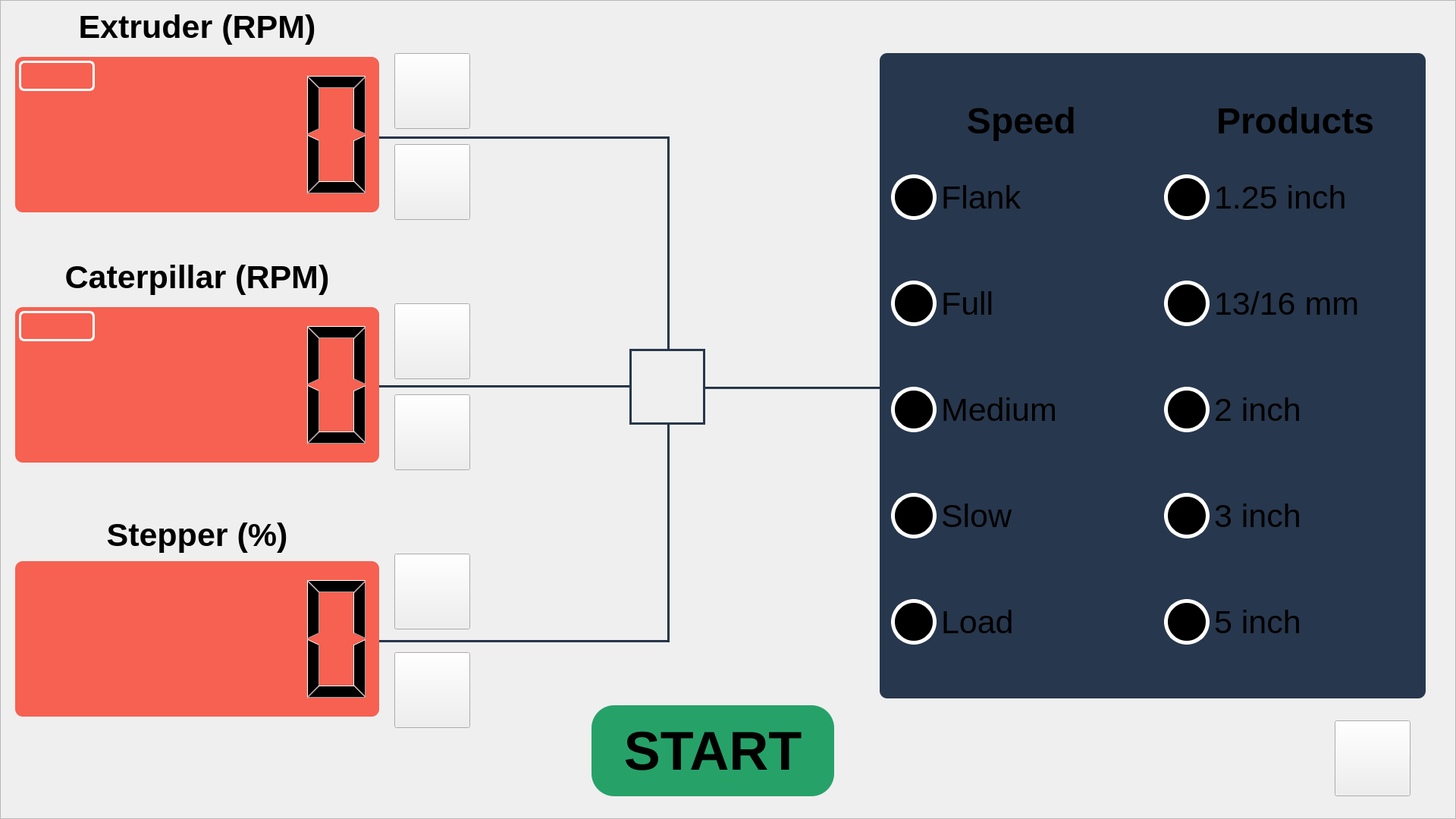
      <widget class="QWidget" name="runscreen">
       <property name="minimumSize">
        <size>
         <width>1920</width>
         <height>1080</height>
        </size>
       </property>
       <layout class="QHBoxLayout" name="horizontalLayout_7">
        <property name="leftMargin">
         <number>0</number>
        </property>
        <property name="topMargin">
         <number>0</number>
        </property>
        <property name="rightMargin">
         <number>0</number>
        </property>
        <property name="bottomMargin">
         <number>0</number>
        </property>
        <item>
         <widget class="QFrame" name="rs_main_frame">
          <property name="frameShape">
           <enum>QFrame::StyledPanel</enum>
          </property>
          <property name="frameShadow">
           <enum>QFrame::Raised</enum>
          </property>
          <property name="lineWidth">
           <number>1</number>
          </property>
          <widget class="QLCDNumber" name="extruder_lcd">
           <property name="geometry">
            <rect>
             <x>20</x>
             <y>75</y>
             <width>480</width>
             <height>205</height>
            </rect>
           </property>
           <property name="styleSheet">
            <string notr="true">background-color: rgb(246, 97, 81);
border-radius: 10px;</string>
           </property>
          </widget>
          <widget class="QPushButton" name="run_btn">
           <property name="geometry">
            <rect>
             <x>780</x>
             <y>930</y>
             <width>320</width>
             <height>120</height>
            </rect>
           </property>
           <property name="font">
            <font>
             <pointsize>54</pointsize>
             <weight>75</weight>
             <bold>true</bold>
            </font>
           </property>
           <property name="styleSheet">
            <string notr="true">background-color: rgb(38, 162, 105);
border-radius: 30px;</string>
           </property>
           <property name="text">
            <string>START</string>
           </property>
          </widget>
          <widget class="QLCDNumber" name="caterpillar_lcd">
           <property name="geometry">
            <rect>
             <x>20</x>
             <y>405</y>
             <width>480</width>
             <height>205</height>
            </rect>
           </property>
           <property name="styleSheet">
            <string notr="true">background-color: rgb(246, 97, 81);
border-radius: 10px;</string>
           </property>
          </widget>
          <widget class="QLCDNumber" name="stepper_lcd">
           <property name="geometry">
            <rect>
             <x>20</x>
             <y>740</y>
             <width>480</width>
             <height>205</height>
            </rect>
           </property>
           <property name="styleSheet">
            <string notr="true">background-color: rgb(246, 97, 81);
border-radius: 10px;</string>
           </property>
          </widget>
          <widget class="QLabel" name="label">
           <property name="geometry">
            <rect>
             <x>20</x>
             <y>0</y>
             <width>480</width>
             <height>70</height>
            </rect>
           </property>
           <property name="font">
            <font>
             <pointsize>32</pointsize>
             <weight>75</weight>
             <bold>true</bold>
            </font>
           </property>
           <property name="text">
            <string>Extruder (RPM)</string>
           </property>
           <property name="alignment">
            <set>Qt::AlignCenter</set>
           </property>
          </widget>
          <widget class="QLabel" name="label_2">
           <property name="geometry">
            <rect>
             <x>20</x>
             <y>330</y>
             <width>480</width>
             <height>70</height>
            </rect>
           </property>
           <property name="font">
            <font>
             <pointsize>32</pointsize>
             <weight>75</weight>
             <bold>true</bold>
            </font>
           </property>
           <property name="text">
            <string>Caterpillar (RPM)</string>
           </property>
           <property name="alignment">
            <set>Qt::AlignCenter</set>
           </property>
          </widget>
          <widget class="QLabel" name="label_3">
           <property name="geometry">
            <rect>
             <x>20</x>
             <y>670</y>
             <width>480</width>
             <height>70</height>
            </rect>
           </property>
           <property name="font">
            <font>
             <pointsize>32</pointsize>
             <weight>75</weight>
             <bold>true</bold>
            </font>
           </property>
           <property name="text">
            <string>Stepper (%)</string>
           </property>
           <property name="alignment">
            <set>Qt::AlignCenter</set>
           </property>
          </widget>
          <widget class="Line" name="hline2">
           <property name="geometry">
            <rect>
             <x>500</x>
             <y>508</y>
             <width>330</width>
             <height>3</height>
            </rect>
           </property>
           <property name="font">
            <font>
             <weight>50</weight>
             <bold>false</bold>
            </font>
           </property>
           <property name="styleSheet">
            <string notr="true">background-color: rgb(39, 55, 77);</string>
           </property>
           <property name="lineWidth">
            <number>1</number>
           </property>
           <property name="orientation">
            <enum>Qt::Horizontal</enum>
           </property>
          </widget>
          <widget class="QGroupBox" name="groupBox_3">
           <property name="geometry">
            <rect>
             <x>1160</x>
             <y>70</y>
             <width>720</width>
             <height>851</height>
            </rect>
           </property>
           <property name="font">
            <font>
             <pointsize>36</pointsize>
             <weight>75</weight>
             <bold>true</bold>
            </font>
           </property>
           <property name="focusPolicy">
            <enum>Qt::NoFocus</enum>
           </property>
           <property name="autoFillBackground">
            <bool>false</bool>
           </property>
           <property name="styleSheet">
            <string notr="true">background-color: rgb(39, 55, 77);
border-radius: 10px;</string>
           </property>
           <property name="title">
            <string/>
           </property>
           <property name="alignment">
            <set>Qt::AlignCenter</set>
           </property>
           <property name="flat">
            <bool>false</bool>
           </property>
           <widget class="QGroupBox" name="speeds_grpbox">
            <property name="geometry">
             <rect>
              <x>5</x>
              <y>60</y>
              <width>350</width>
              <height>771</height>
             </rect>
            </property>
            <property name="font">
             <font>
              <pointsize>36</pointsize>
              <weight>75</weight>
              <bold>true</bold>
             </font>
            </property>
            <property name="title">
             <string>Speed</string>
            </property>
            <property name="alignment">
             <set>Qt::AlignCenter</set>
            </property>
            <widget class="QRadioButton" name="speed1_rbtn">
             <property name="geometry">
              <rect>
               <x>10</x>
               <y>80</y>
               <width>320</width>
               <height>100</height>
              </rect>
             </property>
             <property name="font">
              <font>
               <pointsize>32</pointsize>
              </font>
             </property>
             <property name="styleSheet">
              <string notr="true">QRadioButton::checked {
	background-color : rgb(63, 73, 127);   
}

QRadioButton::indicator {
    width: 50px;
    height: 50px;
    border-radius: 30px;
}

QRadioButton::indicator:checked {
    background-color: red;
    border: 5px solid white;
}

QRadioButton::indicator:unchecked {
    background-color: black;
    border: 5px solid white;
}</string>
             </property>
             <property name="text">
              <string>Flank</string>
             </property>
            </widget>
            <widget class="QRadioButton" name="speed2_rbtn">
             <property name="geometry">
              <rect>
               <x>10</x>
               <y>220</y>
               <width>320</width>
               <height>100</height>
              </rect>
             </property>
             <property name="font">
              <font>
               <pointsize>32</pointsize>
              </font>
             </property>
             <property name="styleSheet">
              <string notr="true">QRadioButton::checked {
	background-color : rgb(63, 73, 127);   
}

QRadioButton::indicator {
    width: 50px;
    height: 50px;
    border-radius: 30px;
}

QRadioButton::indicator:checked {
    background-color: red;
    border: 5px solid white;
}

QRadioButton::indicator:unchecked {
    background-color: black;
    border: 5px solid white;
}</string>
             </property>
             <property name="text">
              <string>Full</string>
             </property>
            </widget>
            <widget class="QRadioButton" name="speed3_rbtn">
             <property name="geometry">
              <rect>
               <x>10</x>
               <y>360</y>
               <width>320</width>
               <height>100</height>
              </rect>
             </property>
             <property name="font">
              <font>
               <pointsize>32</pointsize>
              </font>
             </property>
             <property name="styleSheet">
              <string notr="true">QRadioButton::checked {
	background-color : rgb(63, 73, 127);   
}

QRadioButton::indicator {
    width: 50px;
    height: 50px;
    border-radius: 30px;
}

QRadioButton::indicator:checked {
    background-color: red;
    border: 5px solid white;
}

QRadioButton::indicator:unchecked {
    background-color: black;
    border: 5px solid white;
}</string>
             </property>
             <property name="text">
              <string>Medium</string>
             </property>
            </widget>
            <widget class="QRadioButton" name="speed4_rbtn">
             <property name="geometry">
              <rect>
               <x>10</x>
               <y>500</y>
               <width>320</width>
               <height>100</height>
              </rect>
             </property>
             <property name="font">
              <font>
               <pointsize>32</pointsize>
              </font>
             </property>
             <property name="styleSheet">
              <string notr="true">QRadioButton::checked {
	background-color : rgb(63, 73, 127);   
}

QRadioButton::indicator {
    width: 50px;
    height: 50px;
    border-radius: 30px;
}

QRadioButton::indicator:checked {
    background-color: red;
    border: 5px solid white;
}

QRadioButton::indicator:unchecked {
    background-color: black;
    border: 5px solid white;
}</string>
             </property>
             <property name="text">
              <string>Slow</string>
             </property>
            </widget>
            <widget class="QRadioButton" name="speed5_rbtn">
             <property name="geometry">
              <rect>
               <x>10</x>
               <y>640</y>
               <width>320</width>
               <height>100</height>
              </rect>
             </property>
             <property name="font">
              <font>
               <pointsize>32</pointsize>
              </font>
             </property>
             <property name="styleSheet">
              <string notr="true">QRadioButton::checked {
	background-color : rgb(63, 73, 127);   
}

QRadioButton::indicator {
    width: 50px;
    height: 50px;
    border-radius: 30px;
}

QRadioButton::indicator:checked {
    background-color: red;
    border: 5px solid white;
}

QRadioButton::indicator:unchecked {
    background-color: black;
    border: 5px solid white;
}</string>
             </property>
             <property name="text">
              <string>Load</string>
             </property>
            </widget>
           </widget>
           <widget class="QGroupBox" name="products_grpbox">
            <property name="geometry">
             <rect>
              <x>365</x>
              <y>60</y>
              <width>350</width>
              <height>771</height>
             </rect>
            </property>
            <property name="font">
             <font>
              <pointsize>36</pointsize>
              <weight>75</weight>
              <bold>true</bold>
             </font>
            </property>
            <property name="title">
             <string>Products</string>
            </property>
            <property name="alignment">
             <set>Qt::AlignCenter</set>
            </property>
            <widget class="QRadioButton" name="product1_rbtn">
             <property name="geometry">
              <rect>
               <x>10</x>
               <y>80</y>
               <width>320</width>
               <height>100</height>
              </rect>
             </property>
             <property name="font">
              <font>
               <pointsize>32</pointsize>
              </font>
             </property>
             <property name="styleSheet">
              <string notr="true">QRadioButton::checked {
	background-color : rgb(63, 73, 127);   
}

QRadioButton::indicator {
    width: 50px;
    height: 50px;
    border-radius: 30px;
}

QRadioButton::indicator:checked {
    background-color: red;
    border: 5px solid white;
}

QRadioButton::indicator:unchecked {
    background-color: black;
    border: 5px solid white;
}</string>
             </property>
             <property name="text">
              <string>1.25 inch</string>
             </property>
            </widget>
            <widget class="QRadioButton" name="product2_rbtn">
             <property name="geometry">
              <rect>
               <x>10</x>
               <y>220</y>
               <width>320</width>
               <height>100</height>
              </rect>
             </property>
             <property name="font">
              <font>
               <pointsize>32</pointsize>
              </font>
             </property>
             <property name="styleSheet">
              <string notr="true">QRadioButton::checked {
	background-color : rgb(63, 73, 127);   
}

QRadioButton::indicator {
    width: 50px;
    height: 50px;
    border-radius: 30px;
}

QRadioButton::indicator:checked {
    background-color: red;
    border: 5px solid white;
}

QRadioButton::indicator:unchecked {
    background-color: black;
    border: 5px solid white;
}</string>
             </property>
             <property name="text">
              <string>13/16 mm</string>
             </property>
            </widget>
            <widget class="QRadioButton" name="product3_rbtn">
             <property name="geometry">
              <rect>
               <x>10</x>
               <y>360</y>
               <width>320</width>
               <height>100</height>
              </rect>
             </property>
             <property name="font">
              <font>
               <pointsize>32</pointsize>
              </font>
             </property>
             <property name="styleSheet">
              <string notr="true">QRadioButton::checked {
	background-color : rgb(63, 73, 127);   
}

QRadioButton::indicator {
    width: 50px;
    height: 50px;
    border-radius: 30px;
}

QRadioButton::indicator:checked {
    background-color: red;
    border: 5px solid white;
}

QRadioButton::indicator:unchecked {
    background-color: black;
    border: 5px solid white;
}</string>
             </property>
             <property name="text">
              <string>2 inch</string>
             </property>
            </widget>
            <widget class="QRadioButton" name="product4_rbtn">
             <property name="geometry">
              <rect>
               <x>10</x>
               <y>500</y>
               <width>320</width>
               <height>100</height>
              </rect>
             </property>
             <property name="font">
              <font>
               <pointsize>32</pointsize>
              </font>
             </property>
             <property name="styleSheet">
              <string notr="true">QRadioButton::checked {
	background-color : rgb(63, 73, 127);   
}

QRadioButton::indicator {
    width: 50px;
    height: 50px;
    border-radius: 30px;
}

QRadioButton::indicator:checked {
    background-color: red;
    border: 5px solid white;
}

QRadioButton::indicator:unchecked {
    background-color: black;
    border: 5px solid white;
}</string>
             </property>
             <property name="text">
              <string>3 inch</string>
             </property>
            </widget>
            <widget class="QRadioButton" name="product5_rbtn">
             <property name="geometry">
              <rect>
               <x>10</x>
               <y>640</y>
               <width>320</width>
               <height>100</height>
              </rect>
             </property>
             <property name="font">
              <font>
               <pointsize>32</pointsize>
              </font>
             </property>
             <property name="styleSheet">
              <string notr="true">QRadioButton::checked {
	background-color : rgb(63, 73, 127);   
}

QRadioButton::indicator {
    width: 50px;
    height: 50px;
    border-radius: 30px;
}

QRadioButton::indicator:checked {
    background-color: red;
    border: 5px solid white;
}

QRadioButton::indicator:unchecked {
    background-color: black;
    border: 5px solid white;
}</string>
             </property>
             <property name="text">
              <string>5 inch</string>
             </property>
            </widget>
           </widget>
          </widget>
          <widget class="Line" name="hline1">
           <property name="geometry">
            <rect>
             <x>500</x>
             <y>180</y>
             <width>382</width>
             <height>3</height>
            </rect>
           </property>
           <property name="font">
            <font>
             <weight>50</weight>
             <bold>false</bold>
            </font>
           </property>
           <property name="styleSheet">
            <string notr="true">background-color: rgb(39, 55, 77);</string>
           </property>
           <property name="lineWidth">
            <number>1</number>
           </property>
           <property name="orientation">
            <enum>Qt::Horizontal</enum>
           </property>
          </widget>
          <widget class="Line" name="hline3">
           <property name="geometry">
            <rect>
             <x>500</x>
             <y>844</y>
             <width>382</width>
             <height>3</height>
            </rect>
           </property>
           <property name="font">
            <font>
             <weight>50</weight>
             <bold>false</bold>
            </font>
           </property>
           <property name="styleSheet">
            <string notr="true">background-color: rgb(39, 55, 77);</string>
           </property>
           <property name="lineWidth">
            <number>1</number>
           </property>
           <property name="orientation">
            <enum>Qt::Horizontal</enum>
           </property>
          </widget>
          <widget class="Line" name="hline4">
           <property name="geometry">
            <rect>
             <x>930</x>
             <y>510</y>
             <width>230</width>
             <height>3</height>
            </rect>
           </property>
           <property name="font">
            <font>
             <weight>50</weight>
             <bold>false</bold>
            </font>
           </property>
           <property name="styleSheet">
            <string notr="true">background-color: rgb(39, 55, 77);</string>
           </property>
           <property name="lineWidth">
            <number>1</number>
           </property>
           <property name="orientation">
            <enum>Qt::Horizontal</enum>
           </property>
          </widget>
          <widget class="Line" name="vline2">
           <property name="geometry">
            <rect>
             <x>880</x>
             <y>560</y>
             <width>3</width>
             <height>287</height>
            </rect>
           </property>
           <property name="styleSheet">
            <string notr="true">background-color: rgb(39, 55, 77);</string>
           </property>
           <property name="lineWidth">
            <number>1</number>
           </property>
           <property name="orientation">
            <enum>Qt::Vertical</enum>
           </property>
          </widget>
          <widget class="Line" name="vline1">
           <property name="geometry">
            <rect>
             <x>880</x>
             <y>180</y>
             <width>3</width>
             <height>283</height>
            </rect>
           </property>
           <property name="styleSheet">
            <string notr="true">background-color: rgb(39, 55, 77);</string>
           </property>
           <property name="lineWidth">
            <number>1</number>
           </property>
           <property name="orientation">
            <enum>Qt::Vertical</enum>
           </property>
          </widget>
          <widget class="QPushButton" name="extruder_up_btn">
           <property name="geometry">
            <rect>
             <x>520</x>
             <y>70</y>
             <width>100</width>
             <height>100</height>
            </rect>
           </property>
           <property name="styleSheet">
            <string notr="true">image: url(:/icons/up.svg);</string>
           </property>
           <property name="text">
            <string/>
           </property>
          </widget>
          <widget class="QPushButton" name="extruder_down_btn">
           <property name="geometry">
            <rect>
             <x>520</x>
             <y>190</y>
             <width>100</width>
             <height>100</height>
            </rect>
           </property>
           <property name="styleSheet">
            <string notr="true">image: url(:/icons/down.svg);</string>
           </property>
           <property name="text">
            <string/>
           </property>
          </widget>
          <widget class="QPushButton" name="caterpillar_up_btn">
           <property name="geometry">
            <rect>
             <x>520</x>
             <y>400</y>
             <width>100</width>
             <height>100</height>
            </rect>
           </property>
           <property name="styleSheet">
            <string notr="true">image: url(:/icons/up.svg);</string>
           </property>
           <property name="text">
            <string/>
           </property>
          </widget>
          <widget class="QPushButton" name="caterpillar_down_btn">
           <property name="geometry">
            <rect>
             <x>520</x>
             <y>520</y>
             <width>100</width>
             <height>100</height>
            </rect>
           </property>
           <property name="styleSheet">
            <string notr="true">image: url(:/icons/down.svg);</string>
           </property>
           <property name="text">
            <string/>
           </property>
          </widget>
          <widget class="QPushButton" name="stepper_down_btn">
           <property name="geometry">
            <rect>
             <x>520</x>
             <y>860</y>
             <width>100</width>
             <height>100</height>
            </rect>
           </property>
           <property name="styleSheet">
            <string notr="true">image: url(:/icons/down.svg);</string>
           </property>
           <property name="text">
            <string/>
           </property>
          </widget>
          <widget class="QPushButton" name="stepper_up_btn">
           <property name="geometry">
            <rect>
             <x>520</x>
             <y>730</y>
             <width>100</width>
             <height>100</height>
            </rect>
           </property>
           <property name="styleSheet">
            <string notr="true">image: url(:/icons/up.svg);</string>
           </property>
           <property name="text">
            <string/>
           </property>
          </widget>
          <widget class="QPushButton" name="linkbtn">
           <property name="geometry">
            <rect>
             <x>830</x>
             <y>460</y>
             <width>100</width>
             <height>100</height>
            </rect>
           </property>
           <property name="styleSheet">
            <string notr="true">image: url(:/icons/link.svg);
border: 3px solid rgb(39, 55, 77);</string>
           </property>
           <property name="text">
            <string/>
           </property>
          </widget>
          <widget class="QPushButton" name="settings_btn">
           <property name="geometry">
            <rect>
             <x>1760</x>
             <y>950</y>
             <width>100</width>
             <height>100</height>
            </rect>
           </property>
           <property name="styleSheet">
            <string notr="true">image: url(:/icons/gear.svg);</string>
           </property>
           <property name="text">
            <string/>
           </property>
          </widget>
          <widget class="QLabel" name="erpm_volt">
           <property name="geometry">
            <rect>
             <x>25</x>
             <y>80</y>
             <width>100</width>
             <height>40</height>
            </rect>
           </property>
           <property name="font">
            <font>
             <pointsize>18</pointsize>
             <weight>75</weight>
             <bold>true</bold>
            </font>
           </property>
           <property name="styleSheet">
            <string notr="true">color: rgb(246, 97, 81);
border: 3px solid white;
border-radius: 7px;</string>
           </property>
           <property name="text">
            <string>00.00V</string>
           </property>
           <property name="alignment">
            <set>Qt::AlignCenter</set>
           </property>
          </widget>
          <widget class="QLabel" name="crpm_volt">
           <property name="geometry">
            <rect>
             <x>25</x>
             <y>410</y>
             <width>100</width>
             <height>40</height>
            </rect>
           </property>
           <property name="font">
            <font>
             <pointsize>18</pointsize>
             <weight>75</weight>
             <bold>true</bold>
            </font>
           </property>
           <property name="styleSheet">
            <string notr="true">color: rgb(246, 97, 81);
border: 3px solid white;
border-radius: 7px;</string>
           </property>
           <property name="text">
            <string>00.00V</string>
           </property>
           <property name="alignment">
            <set>Qt::AlignCenter</set>
           </property>
          </widget>
         </widget>
        </item>
       </layout>
      </widget>
